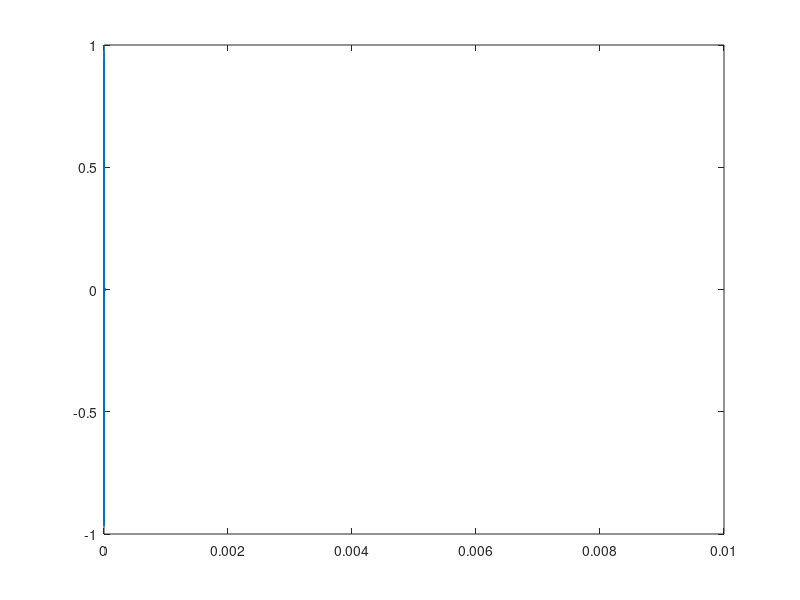
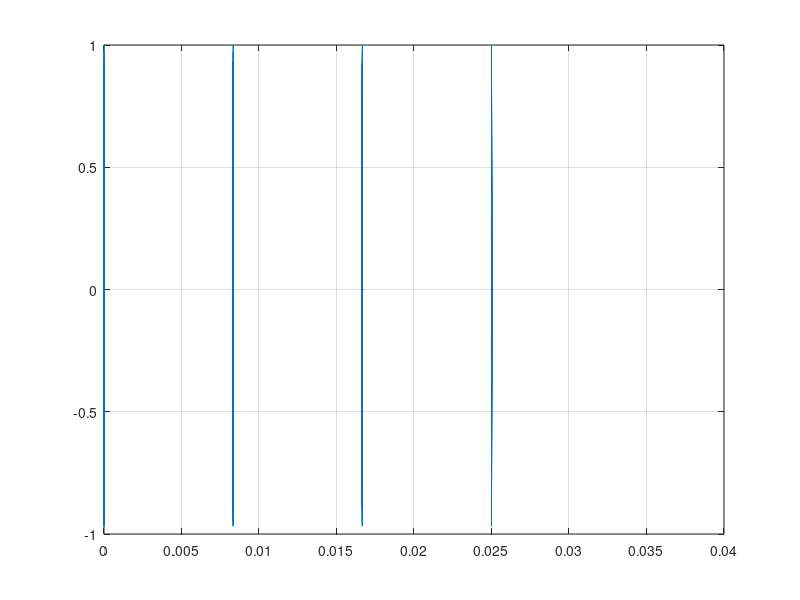

MATLAB code for these plots, in order:
close all;
clear all; % clc;

format compact

% addpath('../LlrfLib/')
addpath('../../submodules/sysgen-dsp-lib/LlrfLib/')
% LLRF setup
axiClk = 156.25e6;
interleavedChannels = 12;



configBase = hex2dec('800');
statusBase = hex2dec('0');
cav1p1_addr = 204;
cav1p2_addr = cav1p1_addr * 2;
cav2p1_addr = cav1p1_addr * 3;
cav2p2_addr = cav1p1_addr * 4;

Fs     = 357e6;
Fadc   = Fs;
flo    = 2771e6;       % LO freq
Ts     = 1/Fs;
Tadc   = 1/Fadc;
Fproc  = 204e6;
Fsig   = Fproc/12;
Tsig   = 1/Fsig;
fc = 2851.3e6;    % Cavity resonate freq
f_prl = 2856e6;   % PRL freq
wc    = 2*pi*fc;
wprl  = 2*pi*f_prl;
q  = 14233.6;        % Cavity Q
bw = fc/q;        % Cavity BW
f_85 = 85e6;
adc2if = 5/21;

b_rate = 120;  % Beam rate in Hz
b_ts   = 1/b_rate
b_ts_tic = (b_ts/Ts)
b_85_ratio = round(b_ts_tic/adc2if)


% t_puls_stop = 2.5e-5; % simulation set stop time for ring down
% t_puls_gap  = 5e-6; % time gap between pulse
% t_gap_tic   = round(t_puls_gap/Ts);
% t_delay     = 1e-6;   % Delaying the start of the pulse
% puls_t = (t_delay + t_puls_stop + t_puls_gap)
% puls_t_adc = round(puls_t/Ts)*Ts

num_shot = 4
% pul_pt = 357*50;  % need to make sure it is on the 5:21 ratio between fadc and 85MHz
gap_pt = 500;      % take 20 clock cycles of 375MHz
pul_pt = b_ts_tic; % Pulse length for 120Hz
% t_stop = (num_shot * puls_t_adc)
% t_stop = (num_shot * pul_pt);
t_stop = (num_shot * b_ts_tic);

t_sig  = (0:(t_stop))*(1/(Fadc));
% t_sig(end)

sig_t_trg = zeros(1, length(t_sig));
sig_t_pul_t = ones(1,num_shot);
sig_t_trg(1,1:20) = 1e1;
for i=1:num_shot-1
    sig_t_pul_t(i+1) = (i*pul_pt)+1;
    sig_t_trg(1,sig_t_pul_t(i+1)) = 1e1;
%     (sig_t_pul_t(i))-(sig_t_pul_t(i-1))
%     (t_sig(sig_t_pul_t(i+1))-t_sig(sig_t_pul_t(i)))/(1/85e6)    
end
sig_t_pul_t(num_shot+1) = length(t_sig)
for i = 1:num_shot-1
    sig_t_trg(1,sig_t_pul_t(i+1):sig_t_pul_t(i+1)+20) = 1e1;
end
sig_t_pul_t

% length(sig_t_pul_t)
% for i = 1:(num_shot-1)
%     (sig_t_pul_t(i+1))-(sig_t_pul_t(i))
% end
% t_sig(sig_t_pul_t)
% Checks gap length

% figure()
% plot(t_sig, sig_t_trg); grid on

% Math representation of the IF cavity ring output 
f_if = fc - flo;
f_if_prl = f_prl-flo;
sig_SIM_PRL = cos((2*pi*(f_if_prl)*(t_sig)) + (0));   % Simplified PRL signal in the adc for simulink


sig_SIM_IF    = zeros(1, length(t_sig));
sig_SIM_y_if  = zeros(1, length(t_sig));
sig_SIM_Ustep = zeros(1, length(t_sig));
sig_SIM_cav_ring_if = zeros(1, length(t_sig));
% sig_delay = (8*(1/Fsig))+0;
% sig_delay = t_delay;
% phi_err = (0:(2*pi/(num_shot)):2*pi)*(1/fc);
phi_err = zeros(1,num_shot);

tau_if = 1/(2*pi*bw/2);
f_if1 = f_if;
% f_if = 79e6;
t_edge = (sig_t_pul_t(2)-gap_pt);
for i = 1:(num_shot)
    sig_SIM_IF(sig_t_pul_t(i):(sig_t_pul_t(i+1)-gap_pt))   = cos((2*pi*f_if*(t_sig(1:t_edge)-phi_err(i))));         % 80.278MHz ring
    sig_SIM_y_if(sig_t_pul_t(i):(sig_t_pul_t(i+1)-gap_pt)) = exp(-(t_sig(1:t_edge)-phi_err(i))/tau_if);   % Cavity exp decay
    sig_SIM_Ustep(sig_t_pul_t(i):(sig_t_pul_t(i+1)-gap_pt)) = (t_sig(1:t_edge)-phi_err(i) >= phi_err(i));  % Delaying the start using a step function
%     sig_SIM_cav_ring_if(sig_t_pul_t(i):sig_t_pul_t(i+1)-1) = sig_SIM_IF(sig_t_pul_t(i):sig_t_pul_t(i+1)-1) .* ...
%         sig_SIM_Ustep(sig_t_pul_t(i):sig_t_pul_t(i+1)-1) .* sig_SIM_y_if(sig_t_pul_t(i):sig_t_pul_t(i+1)-1);
    sig_SIM_cav_ring_if(sig_t_pul_t(i):(sig_t_pul_t(i+1)-gap_pt)) = sig_SIM_IF(sig_t_pul_t(i):(sig_t_pul_t(i+1)-gap_pt)) .* ...
        sig_SIM_Ustep(sig_t_pul_t(i):(sig_t_pul_t(i+1)-gap_pt)) .* sig_SIM_y_if(sig_t_pul_t(i):(sig_t_pul_t(i+1)-gap_pt));
end
% sig_SIM_cav_ring_if = cos((2*pi*(f_if)*(t_sig)) + (0));   % Simplified PRL signal in the adc for simulink

% figure()
% plot(t_sig(1:20), sig_SIM_Ustep(1:20)); grid on; hold on
% for i = 2:(num_shot)
%     plot(t_sig(1:20), sig_SIM_Ustep(sig_t_pul_t(i):(sig_t_pul_t(i)+19)));
% end
% hold off;
figure()
plot(t_sig(sig_t_pul_t(1):sig_t_pul_t(2)-1), sig_SIM_cav_ring_if(sig_t_pul_t(1):sig_t_pul_t(2)-1));

% f_if = f_if1;
figure()
plot(t_sig, sig_SIM_cav_ring_if); grid on
% plot(t_sig, sig_t_trg);
% figure()
% plot(t_sig, sig_SIM_PRL); grid on


% Let's make a FIR LPF for after the complex multiply
f_lpf = 2e6;
w_lpf = f_lpf/(Fsig/2);
fir_lpf = fir1(15, w_lpf);
% figure(); freqz(fir_lpf); grid on

SYS_PRL = [t_sig', sig_SIM_PRL'];
SYS_CAV = [t_sig', sig_SIM_cav_ring_if'];
SYS_TRG = [t_sig', sig_t_trg'];
% close all;
